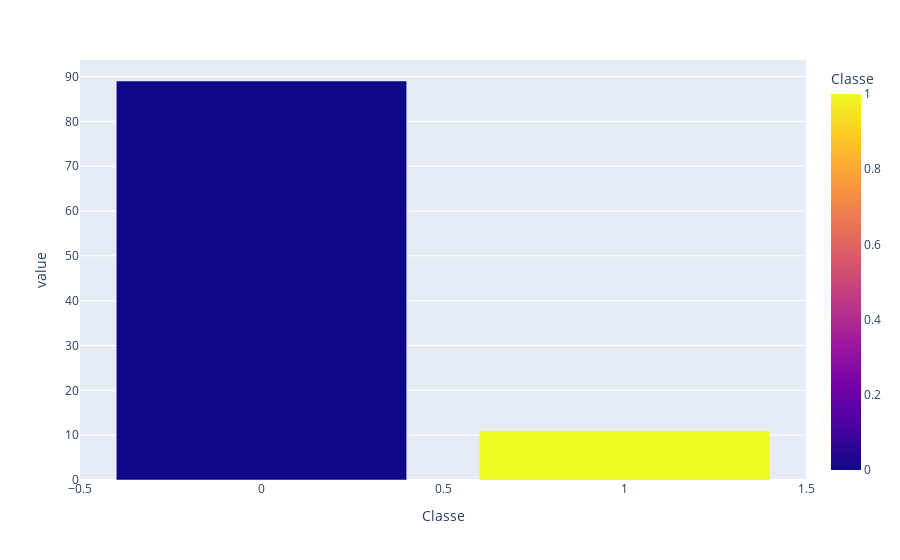

The notebook cell saved with this chart:
### Code cell
percentual_target = (contagem_target/len(df_transacoes)) * 100
px.bar(percentual_target,color=percentual_target.index)

### Figure 1 — Plotly figure (JSON) as saved in the notebook; plotly's stock layout.template omitted (floating-point values rounded to 4 significant figures)
{"data": [{"hovertemplate": "Classe=%{marker.color}<br>value=%{y}<extra></extra>", "legendgroup": "", "marker": {"color": [0, 1], "coloraxis": "coloraxis", "pattern": {"shape": ""}}, "name": "", "orientation": "v", "showlegend": false, "textposition": "auto", "type": "bar", "x": [0, 1], "xaxis": "x", "y": [89.0, 11.0], "yaxis": "y"}], "layout": {"barmode": "relative", "coloraxis": {"colorbar": {"title": {"text": "Classe"}}, "colorscale": [[0, "#0d0887"], [0.1111, "#46039f"], [0.2222, "#7201a8"], [0.3333, "#9c179e"], [0.4444, "#bd3786"], [0.5556, "#d8576b"], [0.6667, "#ed7953"], [0.7778, "#fb9f3a"], [0.8889, "#fdca26"], [1, "#f0f921"]]}, "legend": {"tracegroupgap": 0}, "margin": {"t": 60}, "xaxis": {"anchor": "y", "domain": [0, 1], "title": {"text": "Classe"}}, "yaxis": {"anchor": "x", "domain": [0, 1], "title": {"text": "value"}}}}
